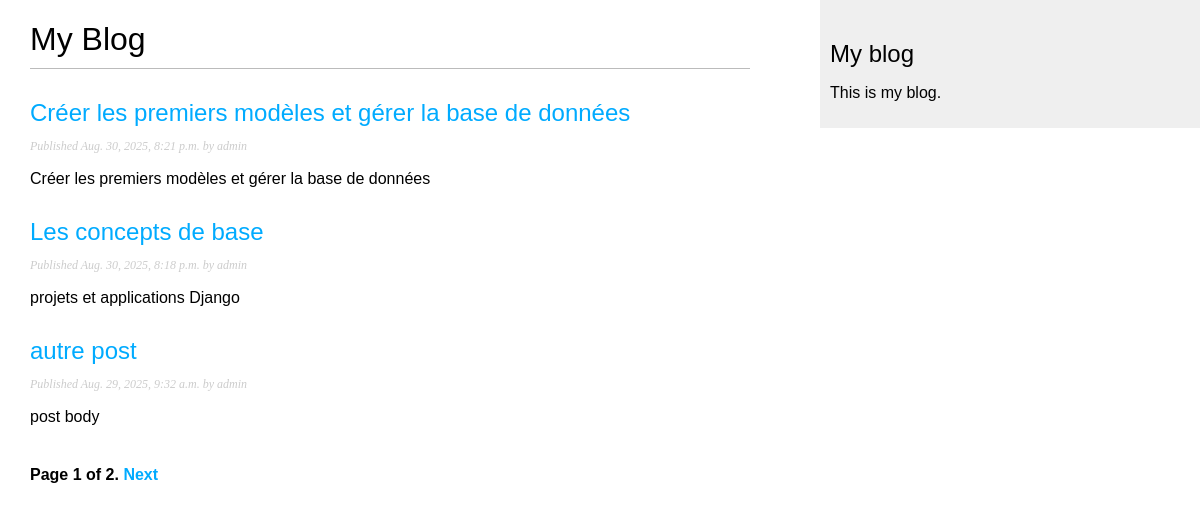
Screenshot of /blog/ with the database file from the repository.
### blog/models.py (models this page shows, shortened)
class Post(models.Model):
    class Status(models.TextChoices):
        DRAFT='DF','Draft'
        PUBLISHED = 'PB','publish'
    objects = models.Manager() # manager par default
    publish = PublishedManager() #notre manager customiser
    title = models.CharField(max_length=255)
    slug = models.SlugField(max_length=250,unique_for_date='published')
    body = models.TextField()
    published = models.DateTimeField(default=timezone.now)
    created = models.DateTimeField(auto_now_add=True)
    updated = models.DateTimeField(auto_now=True)
    status = models.CharField(max_length=2,choices=Status,default=Status.DRAFT)
    author = models.ForeignKey(
        settings.AUTH_USER_MODEL,
        on_delete=models.CASCADE,
        related_name='blog_post'
    )
    class Meta:
        ordering=['-published']
        indexes = [models.Index(fields=['-published'])]
    def get_absolute_url(self):
        return reverse('blog:post_detail', args=[
            self.published.year,
            self.published.month,
            self.published.day,
            self.slug])

### blog/views.py (the view)
# urls.py: path('', views.PostListView.as_view(), name='post_list'),
class PostListView(ListView):
    queryset=Post.publish.all()
    context_object_name='posts'
    paginate_by=3
    template_name='blog/post/list.html'

### blog/templates/blog/post/list.html (shortened to what this page needs)
{% extends "blog/base.html" %}
{% block content %}
 <h1>My Blog</h1>
 {% for post in posts %}
        <h2>
            <a href="{{post.get_absolute_url}}">
            {{ post.title }}
            </a>
        </h2>
        <p class="date">
            Published {{ post.published }} by {{ post.author }}
        </p>
        {{ post.body|truncatewords:30|linebreaks }}
 {% endfor %}
        {% include "paginator.html" with page=page_obj %}
{% endblock %}

### blog/static/css/blog.css (style rules this page uses)
body { margin:0; padding:0; font-family:helvetica, sans-serif; }
a { color:#00abff; text-decoration:none; }
h1 { font-weight:normal; border-bottom:1px solid #bbb; padding:0 0 10px 0; }
h2 { font-weight:normal; margin:30px 0 0; }
p.date { color:#ccc; font-family: georgia, serif; font-size: 12px; font-style: italic; }

### rows the page displays
Post: title "Créer les premiers modèles et gérer la base de données", published "Aug. 30, 2025, 8:21 p.m.", author "admin", body "Créer les premiers modèles et gérer la base de données"
Post: title "Les concepts de base", published "Aug. 30, 2025, 8:18 p.m.", author "admin", body "projets et applications Django"
Post: title "autre post", published "Aug. 29, 2025, 9:32 a.m.", author "admin", body "post body"

### other values shown
{{ page.number }} "1"
{{ page.paginator.num_pages }} "2"
